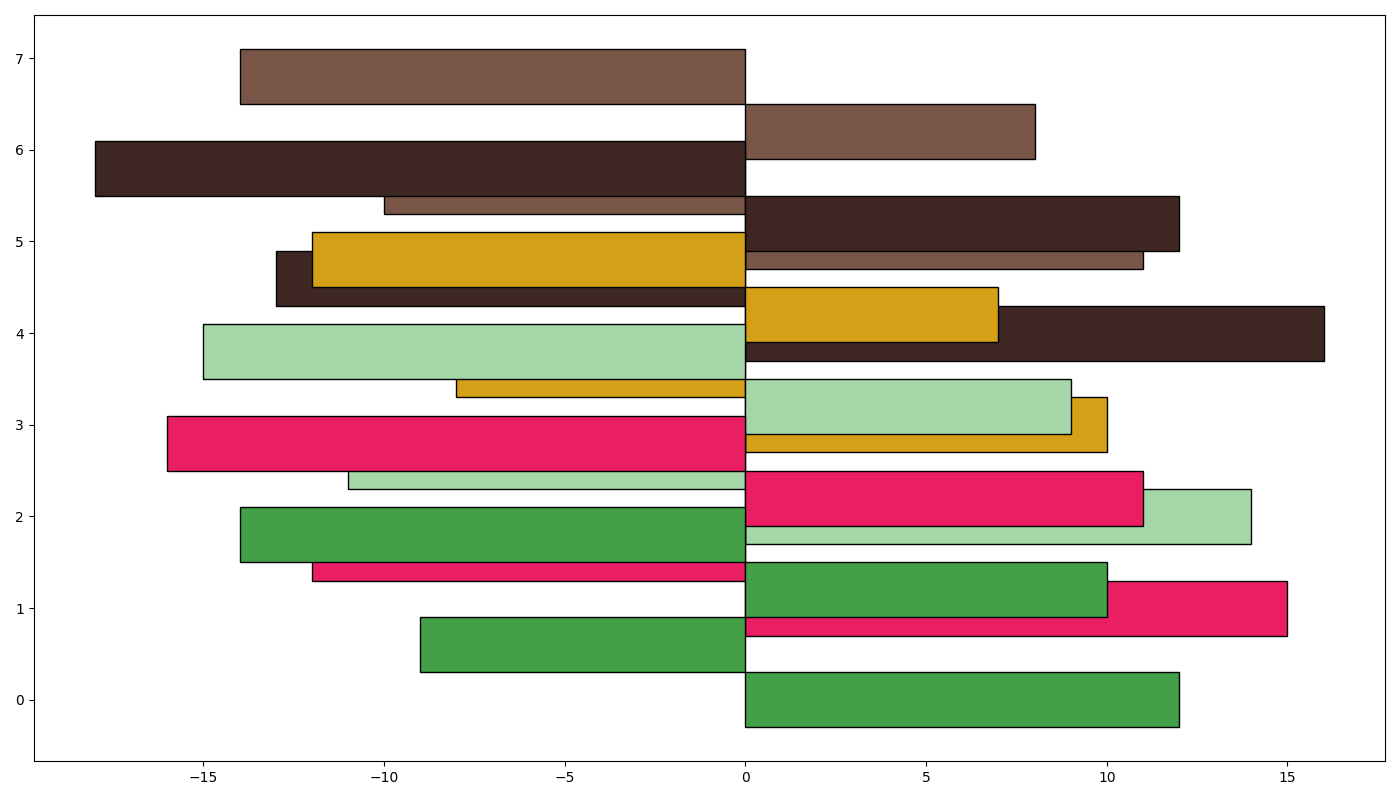

Recreate this plot in Python.
import matplotlib.pyplot as plt
import numpy as np

flavors = ['Vanilla', 'Chocolate', 'Strawberry', 'Mint', 'Cookie Dough', 'Pistachio']

parlor_data = {
    'Central Park': [12, 15, 14, 10, 16, 11],
    'Downtown': [-9, -12, -11, -8, -13, -10],
    'Suburban': [10, 11, 9, 7, 12, 8],
    'Beachfront': [-14, -16, -15, -12, -18, -14]
}

flavor_colors = ['#43A047', '#E91E63', '#A5D6A7', '#D4A017', '#3E2723', '#795548']

fig, ax = plt.subplots(figsize=(14, 8))
bar_width = 0.6

for i, (parlor, revenue) in enumerate(parlor_data.items()):
    offset = i * bar_width
    ax.barh(np.arange(len(flavors)) + offset, revenue, color=flavor_colors, 
            edgecolor='black', height=bar_width)

plt.tight_layout()
plt.show()
